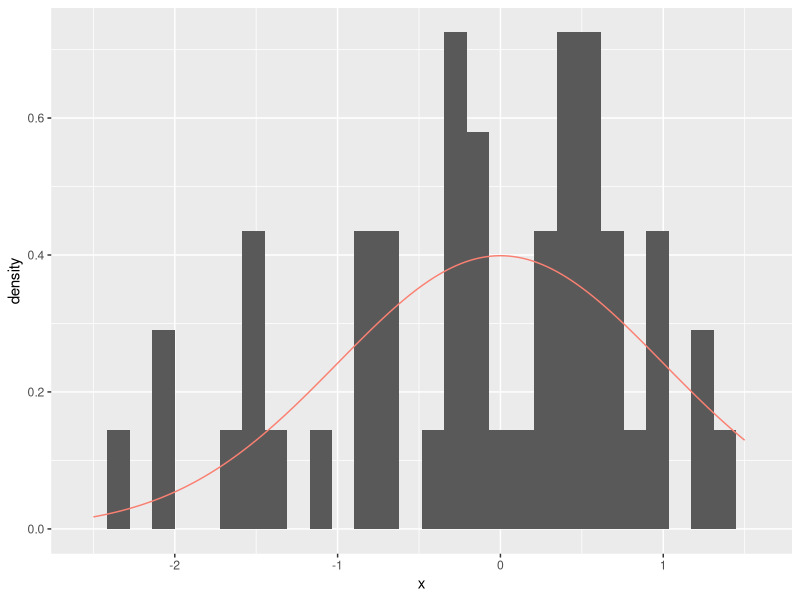
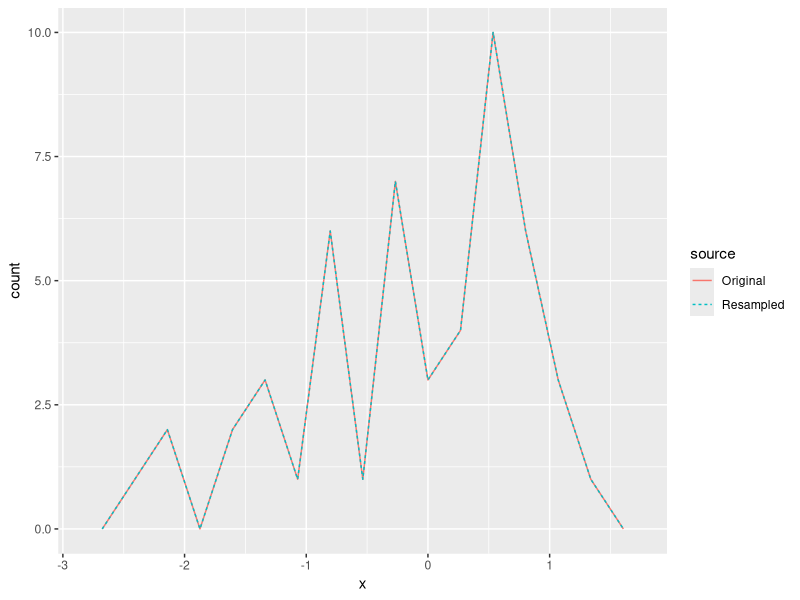
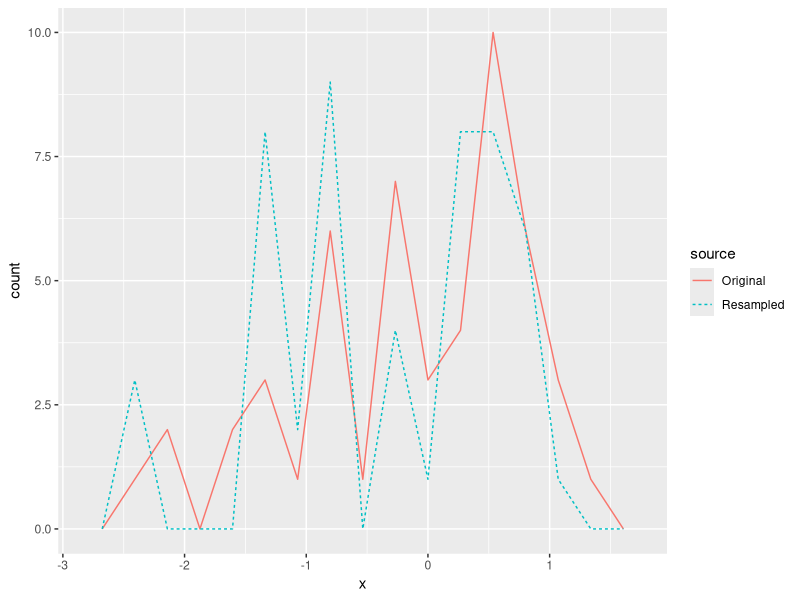
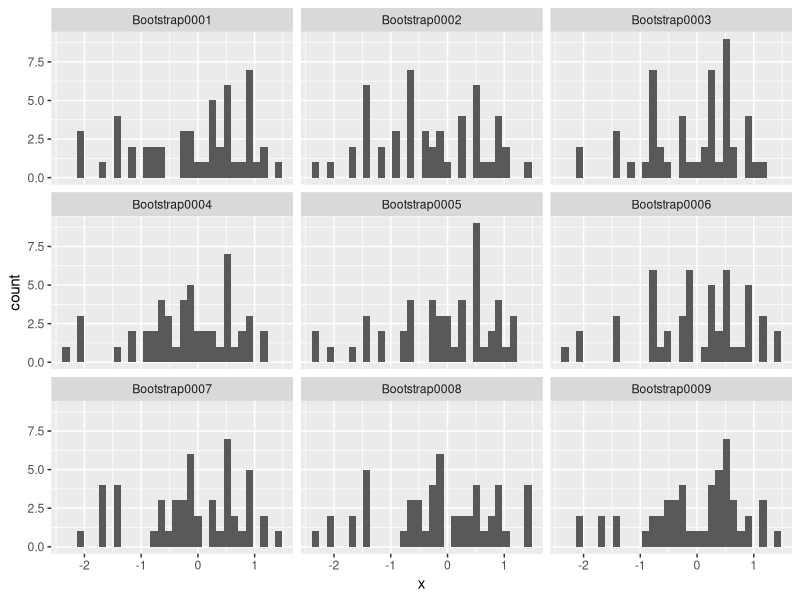
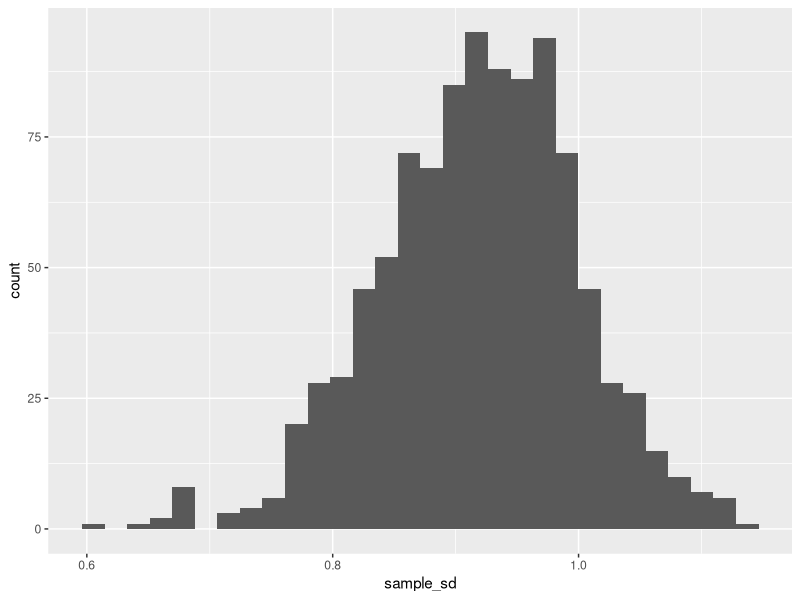
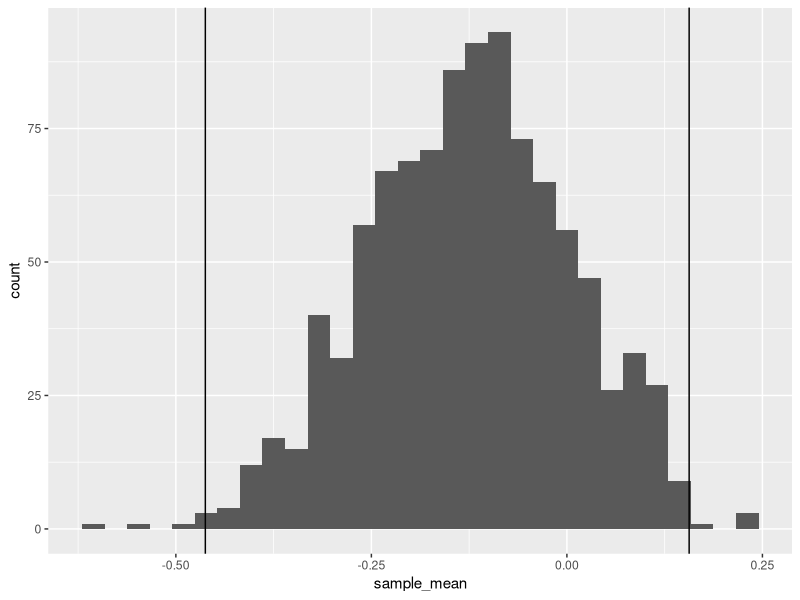

Recreate these plots in R, in order.
## ---- chunk 1
library(tidyverse)
library(rsample)
## ---- chunk 2
## NOTE: No need to edit this setup
set.seed(101) # Set a seed for reproducibility

mu <- 0
sd <- 1
n <- 50

df_data_norm <- tibble(x = rnorm(n, mean = mu, sd = sd))

df_data_norm %>%
  ggplot(aes(x)) +
  geom_histogram(aes(y = after_stat(..density..))) +
  geom_line(
    aes(y = d),
    data = tibble(x = seq(-2.5, +1.5, length.out = 500)) %>% 
      mutate(d = dnorm(x, mean = mu, sd = sd)),
    color = "salmon"
  )
## ---- chunk 3
## NOTE: Do not edit this code
# This is the **WRONG** way to do resampling
df_data_norm %>% 
  # Resample *without* replacement
  pull(x) %>% 
  sample(., size = n, replace = FALSE) %>% 
  tibble(x = ., source = "Resampled") %>% 
  # Visualize against the original sample
  bind_rows(., df_data_norm %>% mutate(source = "Original")) %>% 
  ggplot(aes(x)) +
  geom_freqpoly(aes(color = source, linetype = source), bins = 15)
## ---- chunk 4
## NOTE: Do not edit this code
# This is the **RIGHT** way to do resampling
df_data_norm %>% 
  # Resample *with* replacement
  pull(x) %>% 
  sample(., size = n, replace = TRUE) %>% 
  tibble(x = ., source = "Resampled") %>% 
  # Visualize against the original sample
  bind_rows(., df_data_norm %>% mutate(source = "Original")) %>% 
  ggplot(aes(x)) +
  geom_freqpoly(aes(color = source, linetype = source), bins = 15)
## ---- chunk 5
## NOTE: Do not edit this code
# This is the **RIGHT** way to do resampling
df_data_norm %>% 
  # Resample *with* replacement
  pull(x) %>% 
  sample(., size = n, replace = TRUE) %>% 
  tibble(x = ., source = "Resampled") %>% 
  # Compute statistics we care about
  bind_rows(., df_data_norm %>% mutate(source = "Original")) %>% 
  group_by(source) %>% 
  summarize(
    sample_mean = mean(x),
    sample_sd = sd(x)
  )
## ---- chunk 6
df_data_norm %>% 
  bootstraps(., times = 1000)
## ---- chunk 7
## NOTE: No need to edit
df_data_norm %>% 
  bootstraps(., times = 1) %>% 
  # Pull out a single `splits` object
  pull(splits) %>% 
  .[[1]] %>% 
  # Use analysis() to turn the split into a usable dataset
  analysis()
## ---- chunk 8
## NOTE: No need to edit this setup
df_resample_norm <-
  bootstraps(df_data_norm, times = 1000) %>%
  mutate(df = map(splits, ~ analysis(.x)))

df_resample_norm

# Visualize the first 9 of the resamples
df_resample_norm %>%
  slice(1:9) %>%
  unnest(df) %>%
  ggplot(aes(x)) +
  geom_histogram() +
  facet_wrap(~ id)
## ---- chunk 9
## NOTE: No need to edit this example
# Start with our dataset
df_demo <- 
  df_data_norm %>% 
  # Create the bootstrap resamplings
  bootstraps(., times = 1000) %>% 
  # Finicky code: Compute an estimate for each resampling (`splits` column)
  mutate(
    # The `map_*` family of functions iterates a provided function over a column
    sample_mean = map_dbl(
      # Chosen column
      splits,
      # Function we provide (defined inline)
      function(split_df) {
        # First, we use `analysis()` to translate the split into usable data
        split_df %>% 
          analysis() %>% 
          # Then, we carry out whatever analysis we want
          summarize(sample_mean = mean(x)) %>% 
          # One last wrangling step
          pull(sample_mean)
      }
    )
  )

df_demo 
## ---- chunk 10
## TASK: Adapt the code given in the previous chunk
df_q1 <-
  df_data_norm %>%
  # Create the bootstrap resamplings
  bootstraps(., times = 1000) |>
  # Finicky code: Compute an estimate for each resampling (`splits` column)
  mutate(
    # The `map_*` family of functions iterates a provided function over a column
    sample_sd = map_dbl(
      # Chosen column
      splits,
      # Function we provide (defined inline)
      function(split_df) {
        # First, we use `analysis()` to translate the split into usable data
        split_df %>% 
          analysis() %>% 
          # Then, we carry out whatever analysis we want
          summarize(sample_sd = sd(x)) %>% 
          # One last wrangling step
          pull(sample_sd)
      }
    )
  )

df_q1
## ---- chunk 11
## NOTE: No need to change this!
assertthat::assert_that(
    df_q1 %>% 
      mutate(
        test_sd = map_dbl(splits, ~analysis(.) %>% summarize(s = sd(x)) %>% pull(s)),
        test = test_sd == sample_sd
      ) %>% 
      pull(test) %>% 
      all()
)
print("Great job!")
## ---- chunk 12
## NOTE: No need to edit
df_q1 %>% 
  ggplot(aes(sample_sd)) +
  geom_histogram()
## ---- chunk 13
## TASK: Compute the standard error
df_q2 <- 
  df_data_norm %>% 
  bootstraps(., times = 1000) %>% 
  mutate(
    sample_mean = map_dbl(
      splits,
      function(split_df) {
        split_df %>% 
          analysis() %>% 
          summarize(sample_mean = mean(x)) %>% 
          pull(sample_mean)
      }
    )
  ) |>
# TODO: Complete the following code)
  summarize(se = sd(sample_mean))

df_q2
## ---- chunk 14
## NOTE: No need to change this!
assertthat::assert_that(
    (df_q2 %>% pull(se)) > 0.1,
    msg = "Take a closer look at the definition of the standard error. We only divide by sqrt(n) when using the standard deviation of the *population* (not the standard deviation of the *samping distribution*)."
)
print("Great job!")
## ---- chunk 15
## TASK: Compute the lower and upper quantiles of the sampling distribution
alpha <- 0.01

df_q3 <- 
  df_demo %>% 
  summarize(
# task_begin
    mean_lo = quantile(sample_mean, probs = alpha/2),
    mean_up = quantile(sample_mean, probs = 1 - alpha/2),
# task_end
  )
## ---- chunk 16
## NOTE: Do not edit this code
df_demo %>% 
  ggplot(aes(sample_mean)) +
  geom_histogram() +
  geom_vline(
    data = df_q3,
    mapping = aes(xintercept = mean_lo)
  ) +
  geom_vline(
    data = df_q3,
    mapping = aes(xintercept = mean_up)
  )
## ---- chunk 17
## NOTE: No need to change this!
assertthat::assert_that(
    abs(
      df_q3 %>% pull(mean_lo) %>% .[[1]]
    - quantile(df_demo$sample_mean, 0.005)
    ) < 1e-3,
    msg = "Your value of mean_lo is incorrect"
)
assertthat::assert_that(
    abs(
      df_q3 %>% pull(mean_up) %>% .[[1]]
    - quantile(df_demo$sample_mean, 0.995)
    ) < 1e-3,
    msg = "Your value of mean_up is incorrect"
)
print("Great job!")
